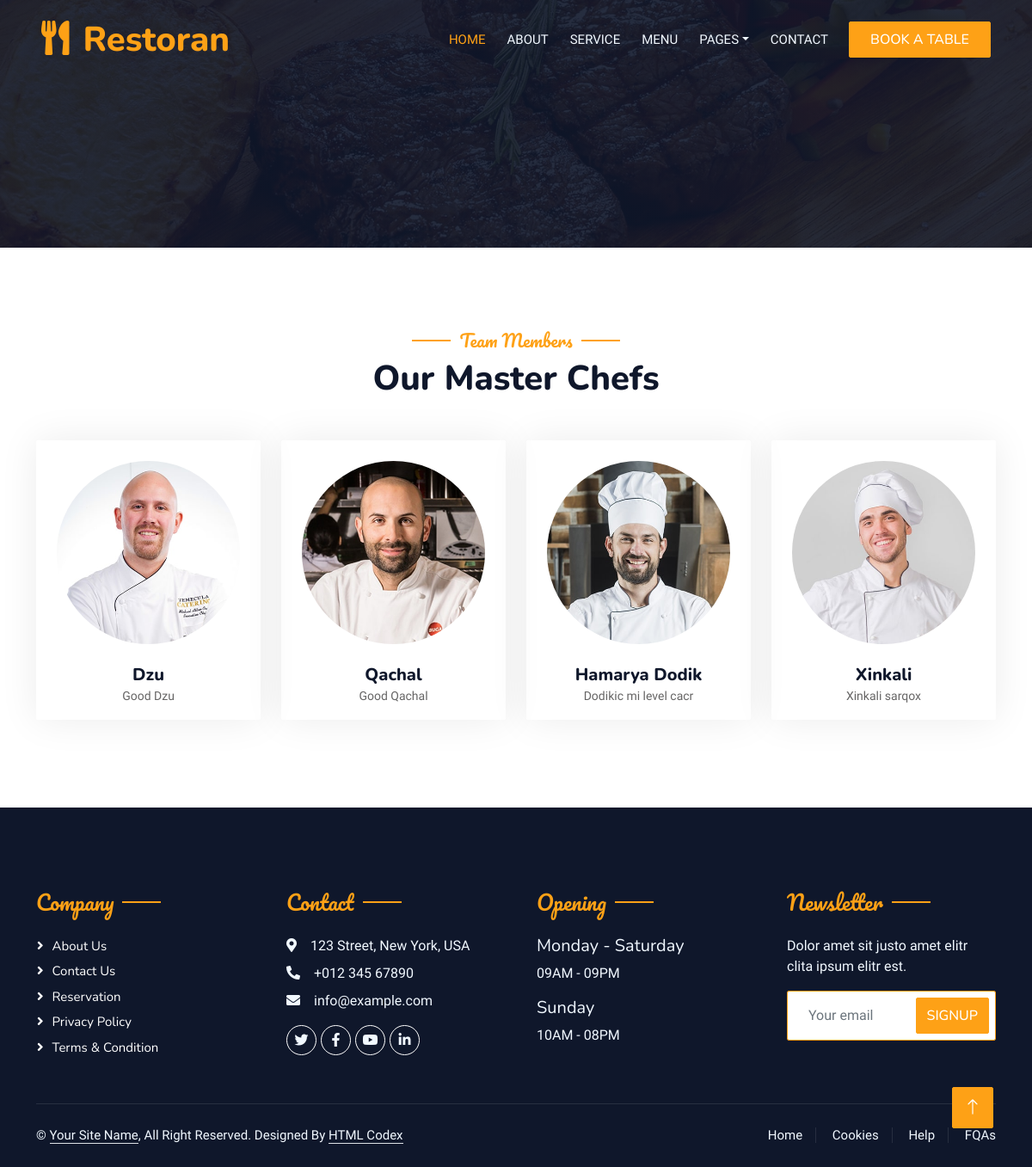
Page /team/ on the committed database.
### main/models.py (models this page shows, shortened)
class Team(models.Model):
    name = models.CharField('Name', max_length=50)
    image = models.ImageField('Image')
    description = models.TextField('Description')

### main/views.py (the view)
# urls.py: path('team/', views.team, name='team'),
def team(request):
    chefs = Team.objects.all()
    return render(request, 'main/team.html', context={
        'chefs': chefs
    })

### main/templates/main/team.html (shortened to what this page needs)
{% extends 'base.html' %}
{% block content %}
        <div class="container-xxl pt-5 pb-3">
            <div class="container">
                <div class="text-center wow fadeInUp" data-wow-delay="0.1s">
                    <h5 class="section-title ff-secondary text-center text-primary fw-normal">Team Members</h5>
                    <h1 class="mb-5">Our Master Chefs</h1>
                </div>
                <div class="row g-4">
                    {% for chef in chefs %}
                        <div class="col-lg-3 col-md-6 wow fadeInUp" data-wow-delay="0.1s">
                            <div class="team-item text-center rounded overflow-hidden">
                                <div class="rounded-circle overflow-hidden m-4">
                                    <img class="img-fluid" src="{{ chef.image.url }}" alt="">
                                </div>
                                <h5 class="mb-0">{{ chef.name }}</h5>
                                <small>{{ chef.description }}</small>
                            </div>
                        </div>
                    {% endfor %}
                </div>
            </div>
        </div>
        {% endblock %}

### main/static/css/style.css (style rules this page uses)
:root { --primary: #FEA116; --light: #F1F8FF; --dark: #0F172B; }
.ff-secondary { font-family: 'Pacifico', cursive; }
.section-title { position: relative; display: inline-block; }
.section-title::before { position: absolute; content: ""; width: 45px; height: 2px; top: 50%; left: -55px; margin-top: -1px; background: var(--primary); }
.section-title::after { position: absolute; content: ""; width: 45px; height: 2px; top: 50%; right: -55px; margin-top: -1px; background: var(--primary); }
.team-item { box-shadow: 0 0 45px rgba(0, 0, 0, .08); height: calc(100% - 38px); transition: .5s; }
.team-item img { transition: .5s; }

### rows in the picture
Team: image (picture), name "Dzu", description "Good Dzu"
Team: image (picture), name "Qachal", description "Good Qachal"
Team: image (picture), name "Hamarya Dodik", description "Dodikic mi level cacr"
Team: image (picture), name "Xinkali", description "Xinkali sarqox"
